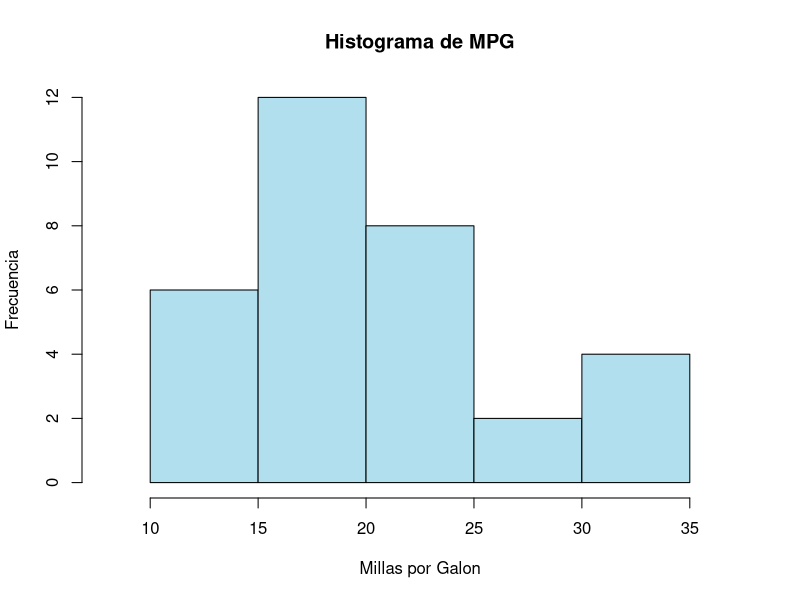
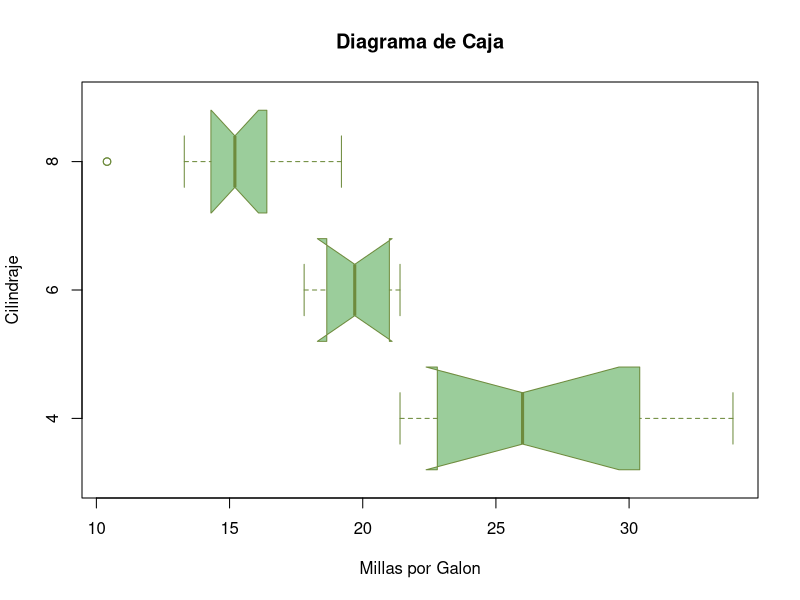
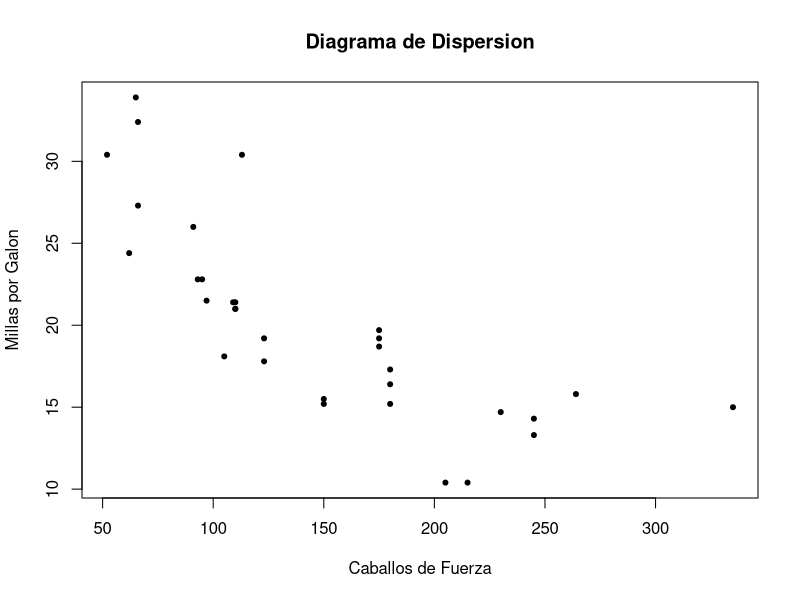
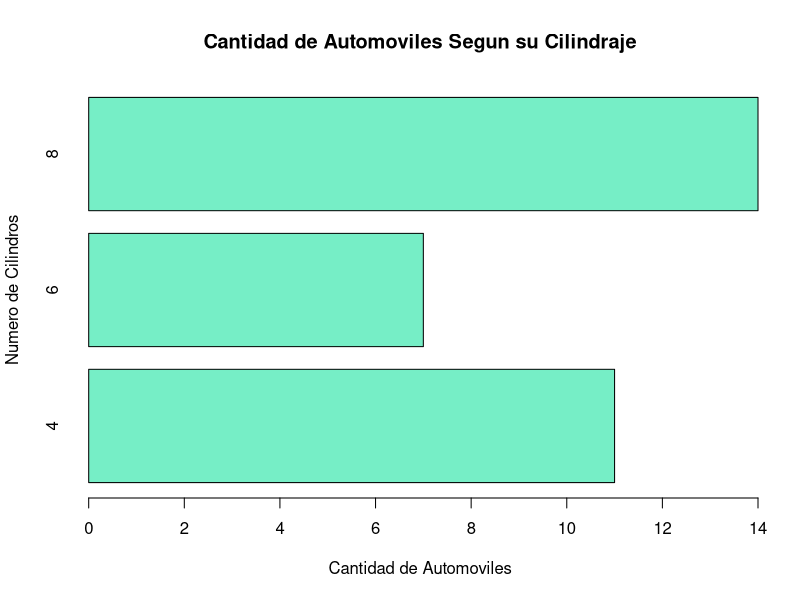

The R script that drew these images, in order:
## ---- chunk 1
# Se carga el conjunto de dados en una variable llamada "mtcars" y se usa attach para poder usar las varibales sin tener que usar el $
mtcars=mtcars
attach(mtcars)
## ---- chunk 2
# Falta hacer el punto 1
## ---- chunk 3
# Se usa la funcion str para la estructura y el tipo de cada variable
str(mtcars)
## ---- chunk 4
# Se usa summary para ver un resumen estadistico de cada una de las variables numericas
summary(mtcars)
## ---- chunk 5
# Se crea un histograma con la variable mpg
hist(mpg, main = "Histograma de MPG",
     xlab= "Millas por Galon",
     ylab= "Frecuencia",
     xlim=c(8,37), col= "lightblue2",
     freq=TRUE)
## ---- chunk 6
# Se crea un boxplot para comparar la distribucion entre mpg y cyl
boxplot(mpg~cyl, main= "Diagrama de Caja",
        xlab="Millas por Galon",
        ylab="Cilindraje",
        col="darkseagreen3",border="darkolivegreen4",
        horizontal=TRUE,notch=TRUE)
## ---- chunk 7
# Se crea un diagrma de dispersion para ver la relacion entre hp y mpg
plot(hp,mpg,
     main="Diagrama de Dispersion",
     xlab = "Caballos de Fuerza",
     ylab = "Millas por Galon", pch=20)
## ---- chunk 8
# Se crea el grafico de barras para mostrar el numero de automoviles en cada categoria de cilindros
cantidad_cilindraje=table(cyl)
barplot(cantidad_cilindraje, main = "Cantidad de Automoviles Segun su Cilindraje",
        xlab= "Cantidad de Automoviles",
        ylab="Numero de Cilindros",
        col = "aquamarine2",
        horiz = TRUE)
## ---- chunk 9
# Se calcula la media, mediana, varianza y desviacion estandar de la variable mpg
estadistica_descriptiva_mpg=data.frame(mediana=median(mpg),
                                       media=round(mean(mpg),2),
                                       varianza=round(var(mpg),2),
                                       desvest=round(sd(mpg),2))
t(estadistica_descriptiva_mpg)
## ---- chunk 10
# Se crea la tabla de contingencia con las variables cyl y gear, usando la funcion table
tabla_contingencia=table(cyl,gear)
tabla_contingencia
## ---- chunk 11
t.test(mpg, mu=20) # se usa la funcion t.test y se le da el valor de mu, en este caso de 20
## ---- chunk 12
cor.test(hp,mpg, method = "pearson") # se usa la funcion cor.test y se aclara que el metodo a usar es Pearson
